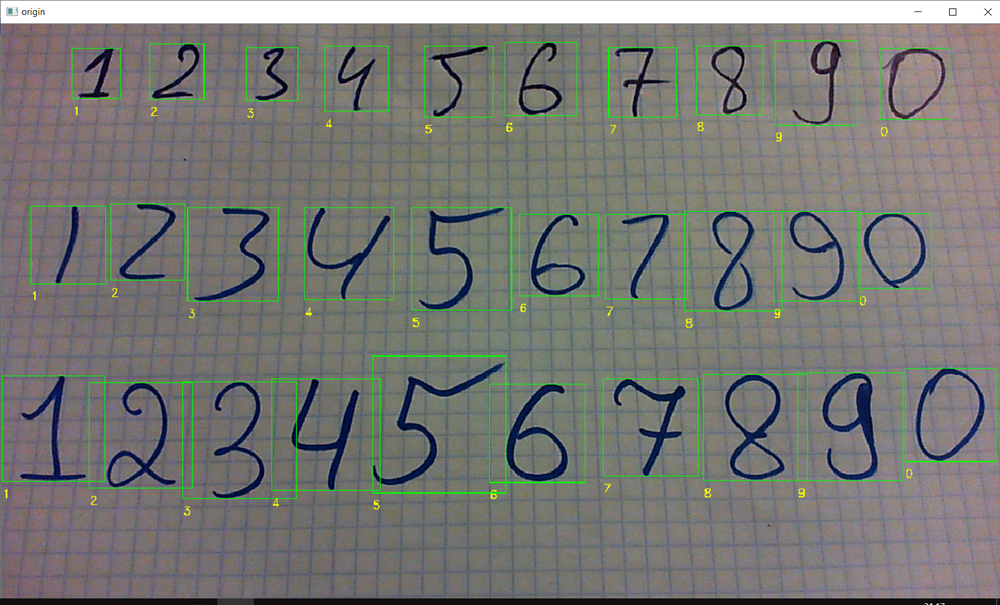
#> input picture example/example.png, 1000 x 605 px, shrunk from 1671 x 1011 before the run
$ python -i digit_founder.py   (imports and definitions only)
#> lines starting #> are read from the running program, lines starting #| are printed output that depends on the picture; after the words box and inside, x2 and y2 are one past the last pixel; in counts of white or black regions, pixels touching at a corner belong together
#> further down, picture is the input picture: shape (605, 1000, 3); mean B, G, R 116.6, 120.5, 119.4
import cv2
import numpy as np


class DigitFounder:
    def __init__(self, debug=False):
        self.kernel = cv2.getStructuringElement(cv2.MORPH_ELLIPSE, (3, 3))
        self.debug = debug
        self.debug_img = np.zeros((10, 10))

    def get_positions(self, img, thd1=30, thd2=200, area_min=50, area_max=10000) -> list:
        """Find rectangles around contours. Return list of tuples like (x, y, w, h)"""
#> called with thd1 = 30, thd2 = 200, area_min = 50, area_max = 10000

        # switch to grayscale
        gray = cv2.cvtColor(img, cv2.COLOR_BGR2GRAY)
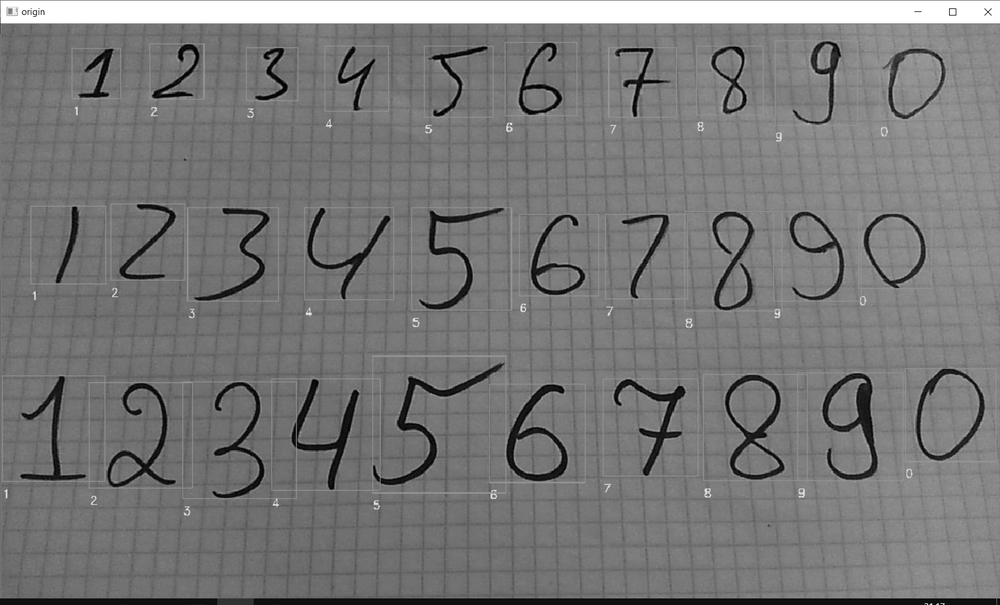
#> gray: shape (605, 1000); min 0, max 255, mean 119.7
        # use Canny edge detector
        img_canny = cv2.Canny(gray, thd1, thd2)
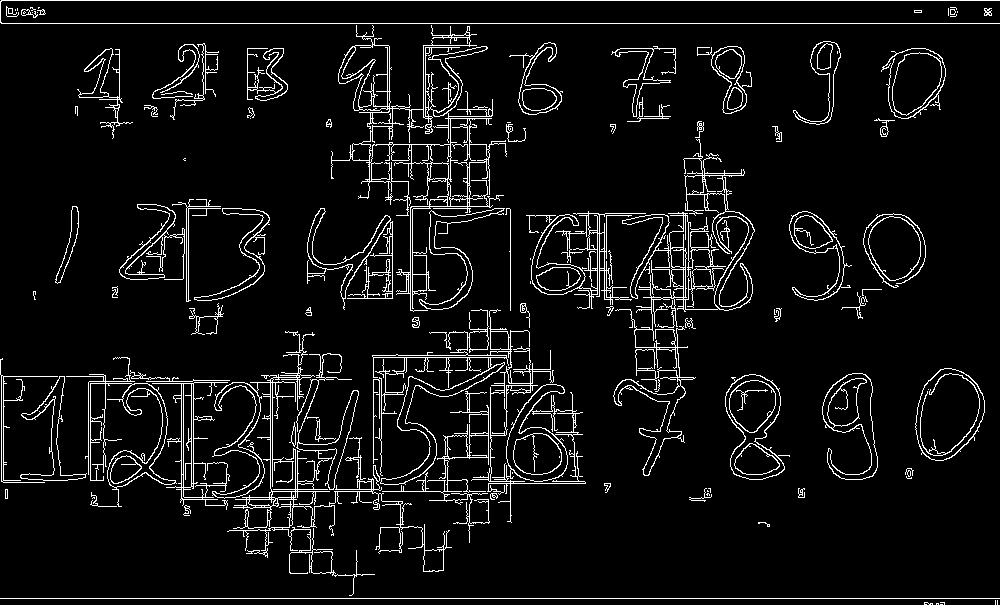
#> img_canny: shape (605, 1000); 6.4% white in thin lines or dots
        # use Close operation to close contours after canny
        img_closed = cv2.morphologyEx(
            img_canny,
            cv2.MORPH_CLOSE,
            self.kernel,
            iterations=5
        )
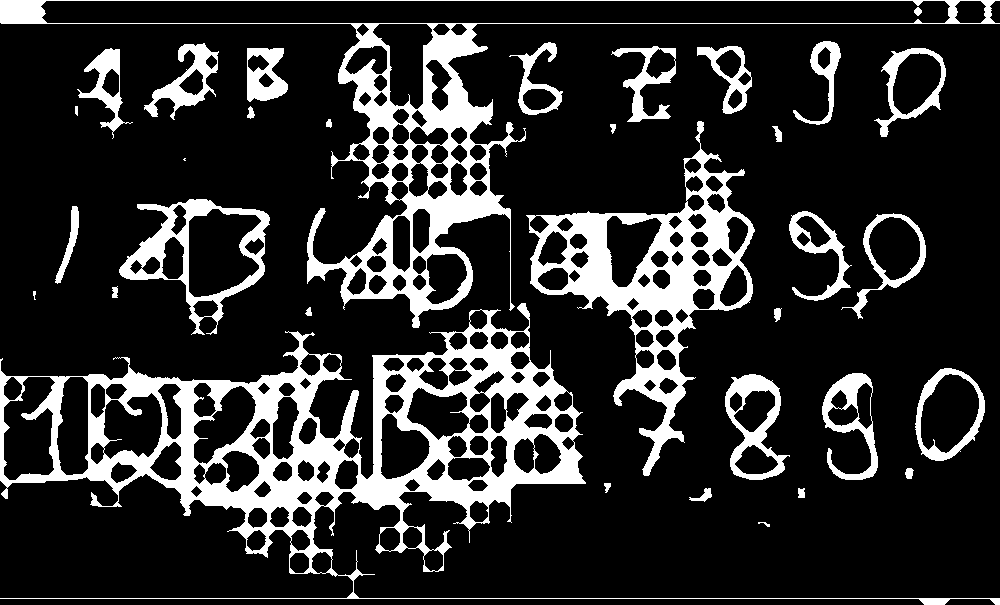
#> img_closed: shape (605, 1000); 17.5% white; 34 white regions (2 under 20 px)

        # For debug
        if self.debug:
            self.debug_img = img_closed.copy()

        coordinate_list = []

        cnts, hierarchy = cv2.findContours(img_closed, cv2.RETR_TREE, cv2.CHAIN_APPROX_SIMPLE)
#> cnts = 226 contours, 4 with area under 20; largest, box (x1, y1, x2, y2) and area: (0, 303, 1000, 605) 77680, (0, 0, 1000, 328) 55230, (526, 121, 755, 476) 27380, (40, 0, 951, 24) 20752, (119, 199, 270, 335) 10796
        if cnts:
            hierarchy = hierarchy[0]  # get the actual inner list of hierarchy descriptions

            # hierarchy: [[next_cnt, prev_cnt, child, parent], ...]
            # Grab only outer contours

            outer_contours = [cnt[0] for cnt in zip(cnts, hierarchy)
                              if cnt[1][3] < 0 and area_min < cv2.contourArea(cnt[0]) < area_max]
#> outer_contours = 18 contours; largest, box (x1, y1, x2, y2) and area: (915, 368, 985, 461) 4742, (725, 374, 790, 480) 4282, (841, 213, 926, 319) 3572, (874, 48, 946, 137) 3458, (822, 373, 878, 480) 2984

            for cnt in outer_contours:
                x, y, w, h = cv2.boundingRect(cnt)

                # transform rectangle to square to minimize interpolation distortion
                if h > w:
                    x = max(x - (h - w) // 2, 0)
                    w = min(h, img.shape[1] - x)
                else:
                    y = max(y - (w - h) // 2, 0)
                    h = min(w, img.shape[0] - y)

                coordinate_list.append((x, y, w, h))
#> this loop made 18 passes
#> (x, y) on passes 1 to 12: (689, 484), (904, 468), (705, 374), (797, 373), (904, 368), (771, 308), (831, 213), (776, 211), (28, 206), (769, 126), (866, 48), (241, 48)
#> after the loop, coordinate_list = 18 items, first 6: (689, 484, 23, 23), (904, 468, 11, 11), (705, 374, 106, 106), (797, 373, 107, 107), (904, 368, 93, 93), (771, 308, 14, 14)
        return coordinate_list

>>> import cv2
>>> picture = cv2.imread('example/example.png')
>>> result = DigitFounder().get_positions(picture)
#> result has the same summary as coordinate_list in get_positions
